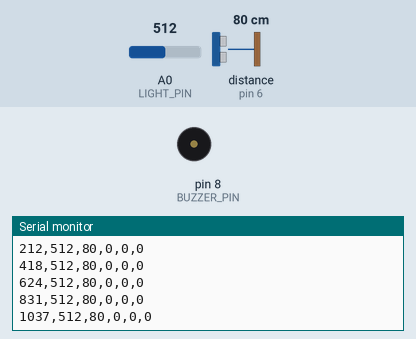
This sketch was run on a simulated Arduino Uno, built with avr-gcc and run on an emulated ATmega328P. Parts: buzzer (waves = sounding, pin HIGH), the last lines printed to the serial monitor. Wiring (from diagram.json): ultrasonic range finder: trigger pin 7; echo pin 6. The test bench sets the inputs (shaded band); at power-on: distance to the obstacle (sensor on pin 6) 80 cm, A0 (LIGHT_PIN) = 512. The echo pulse lasts 58.3 µs per cm; pins used as bus, display or sensor lines are not drawn.

Above: at 1.2 s.
1.3 s: distance to the obstacle (sensor on pin 6) set to 35 cm
At 1.4 s:
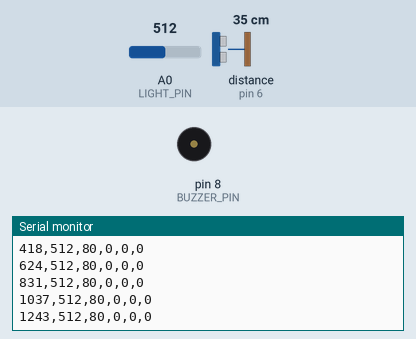
4.3 s: A0 (LIGHT_PIN) set to 716
At 4.45 s:
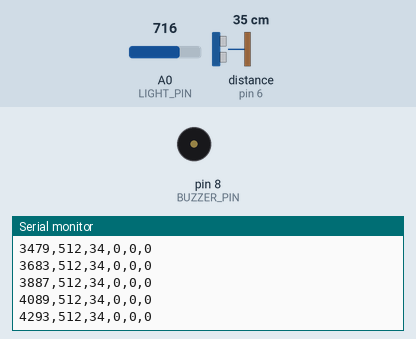
5.8 s: distance to the obstacle (sensor on pin 6) set to 60 cm
At 5.88 s:
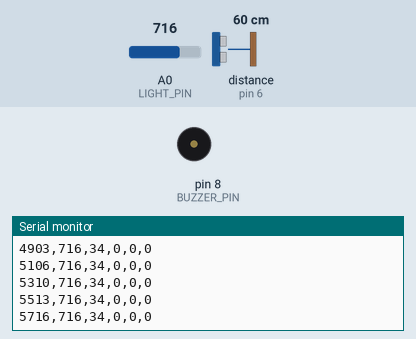
8.8 s: A0 (LIGHT_PIN) set to 900
At 8.95 s:
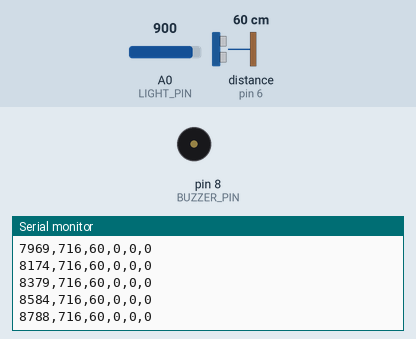
Timing chart, 0 to 11.8 s (numbered marks = the images above; inputs shaded):
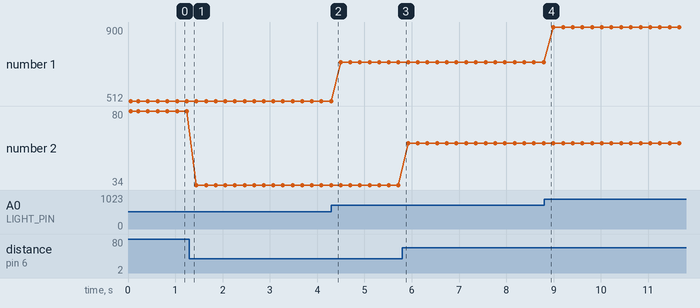

Measured:
- plotted number 1: 512 → 716 after the input at 4.3 s, 716 → 900 after the input at 8.8 s
- plotted number 2: 80 → 34 after the input at 1.3 s, 34 → 60 after the input at 5.8 s

The sketch:

d9-night-intruder-alarm.ino
```cpp
// @pin CDS=A0
// @pin TRIG=D7
// @pin ECHO=D6
// @pin BUZZER=D8
// @baud 9600

const byte LIGHT_PIN = A0, TRIG_PIN = 7, ECHO_PIN = 6, BUZZER_PIN = 8;
// 밝기 값이 이보다 작으면 "어둡다"로 봅니다. 0(캄캄함)~1023(아주 밝음) 사이입니다.
// 교실 불을 켰을 때와 손으로 CDS를 가렸을 때의 값을 시리얼 모니터로 보고 그 사이로 정하세요.
const int darkLevel = 300;
// 이 거리보다 가까우면 "누가 다가왔다"로 봅니다.
// @tunable nearCm
int nearCm = 30;

long readCm() {
  digitalWrite(TRIG_PIN, LOW);
  delayMicroseconds(2);
  digitalWrite(TRIG_PIN, HIGH);
  delayMicroseconds(10);
  digitalWrite(TRIG_PIN, LOW);
  // 소리가 돌아오기까지 걸린 시간(µs)입니다. 왕복이므로 58로 나누면 cm가 됩니다.
  unsigned long us = pulseIn(ECHO_PIN, HIGH, 30000);
  return us == 0 ? -1 : (long)(us / 58);
}

void setup() {
  Serial.begin(9600);
  pinMode(TRIG_PIN, OUTPUT);
  pinMode(ECHO_PIN, INPUT);
  pinMode(BUZZER_PIN, OUTPUT);
  Serial.println("time_ms,light_adc,distance_cm,is_dark,is_near,buzzer_on");
}

void loop() {
  int light = analogRead(LIGHT_PIN);
  long cm = readCm();

  // 조건 1: 어두운가?
  bool isDark = light < darkLevel;
  // 조건 2: 가까이 무언가 있는가? -1은 소리가 돌아오지 않은 것이라 가깝다고 보지 않습니다.
  bool isNear = cm > 0 && cm < nearCm;
  // 두 조건을 &&(그리고)로 묶습니다. 둘 다 참일 때만 울립니다.
  // 낮에 사람이 지나가도, 밤에 아무도 없어도 울리지 않습니다.
  bool alarm = isDark && isNear;

  if (alarm) tone(BUZZER_PIN, 2000);
  else noTone(BUZZER_PIN);

  Serial.print(millis());
  Serial.print(',');
  Serial.print(light);
  Serial.print(',');
  Serial.print(cm);
  Serial.print(',');
  Serial.print(isDark ? 1 : 0);
  Serial.print(',');
  Serial.print(isNear ? 1 : 0);
  Serial.print(',');
  Serial.println(alarm ? 1 : 0);
  delay(200);
}
```
